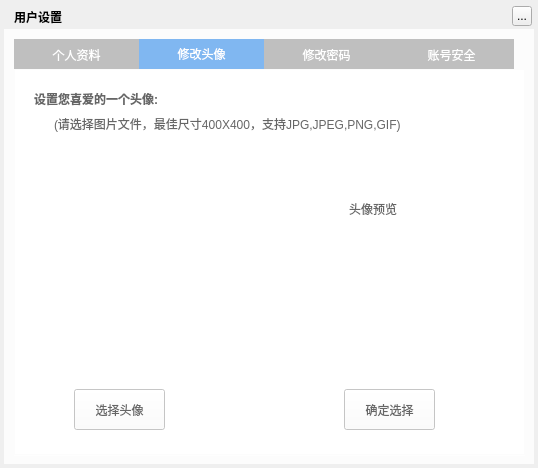
<?xml version="1.0" encoding="UTF-8"?>
<ui version="4.0">
 <class>MusicUserRecordWidget</class>
 <widget class="QWidget" name="MusicUserRecordWidget">
  <property name="geometry">
   <rect>
    <x>0</x>
    <y>0</y>
    <width>538</width>
    <height>468</height>
   </rect>
  </property>
  <property name="windowTitle">
   <string>用户设置 </string>
  </property>
  <property name="styleSheet">
   <string notr="true"/>
  </property>
  <widget class="QLabel" name="background">
   <property name="geometry">
    <rect>
     <x>4</x>
     <y>4</y>
     <width>530</width>
     <height>460</height>
    </rect>
   </property>
   <property name="styleSheet">
    <string notr="true"/>
   </property>
   <property name="text">
    <string/>
   </property>
  </widget>
  <widget class="QLabel" name="topTitleName">
   <property name="geometry">
    <rect>
     <x>14</x>
     <y>4</y>
     <width>221</width>
     <height>25</height>
    </rect>
   </property>
   <property name="styleSheet">
    <string notr="true">color:&quot;#FFFFFF&quot;;font-weight:bold</string>
   </property>
   <property name="text">
    <string>用户设置 </string>
   </property>
  </widget>
  <widget class="QToolButton" name="topTitleCloseButton">
   <property name="geometry">
    <rect>
     <x>512</x>
     <y>6</y>
     <width>20</width>
     <height>20</height>
    </rect>
   </property>
   <property name="text">
    <string>...</string>
   </property>
  </widget>
  <widget class="QWidget" name="backgroundMask" native="true">
   <property name="geometry">
    <rect>
     <x>4</x>
     <y>29</y>
     <width>530</width>
     <height>435</height>
    </rect>
   </property>
   <property name="styleSheet">
    <string notr="true">background:rgba(255,255,255,200)</string>
   </property>
   <widget class="QTabWidget" name="tabWidget">
    <property name="geometry">
     <rect>
      <x>10</x>
      <y>10</y>
      <width>511</width>
      <height>417</height>
     </rect>
    </property>
    <property name="styleSheet">
     <string notr="true">QTabWidget{
    border:none;
}
QTabBar::tab {
	height:30px;
	width:125px;
    background-color: #BFBFBF;
    color: white;
}
QTabBar::tab:selected {
    background-color: #80B7F1;
    color: white
}</string>
    </property>
    <property name="currentIndex">
     <number>1</number>
    </property>
    <widget class="QWidget" name="tab">
     <property name="styleSheet">
      <string notr="true">color:#666666;</string>
     </property>
     <attribute name="title">
      <string>个人资料</string>
     </attribute>
     <widget class="QLabel" name="label_F">
      <property name="geometry">
       <rect>
        <x>30</x>
        <y>110</y>
        <width>50</width>
        <height>20</height>
       </rect>
      </property>
      <property name="styleSheet">
       <string notr="true"/>
      </property>
      <property name="text">
       <string>积分:</string>
      </property>
      <property name="alignment">
       <set>Qt::AlignRight|Qt::AlignTrailing|Qt::AlignVCenter</set>
      </property>
     </widget>
     <widget class="QLabel" name="userTimeLabel_F">
      <property name="geometry">
       <rect>
        <x>90</x>
        <y>110</y>
        <width>261</width>
        <height>21</height>
       </rect>
      </property>
      <property name="text">
       <string/>
      </property>
     </widget>
     <widget class="QLabel" name="label_2F">
      <property name="geometry">
       <rect>
        <x>30</x>
        <y>70</y>
        <width>50</width>
        <height>20</height>
       </rect>
      </property>
      <property name="text">
       <string>ID:</string>
      </property>
      <property name="alignment">
       <set>Qt::AlignRight|Qt::AlignTrailing|Qt::AlignVCenter</set>
      </property>
     </widget>
     <widget class="QLabel" name="userIDLabel_F">
      <property name="geometry">
       <rect>
        <x>90</x>
        <y>70</y>
        <width>261</width>
        <height>21</height>
       </rect>
      </property>
      <property name="text">
       <string/>
      </property>
     </widget>
     <widget class="QLabel" name="label_3F">
      <property name="geometry">
       <rect>
        <x>30</x>
        <y>30</y>
        <width>50</width>
        <height>20</height>
       </rect>
      </property>
      <property name="text">
       <string>昵称:</string>
      </property>
      <property name="alignment">
       <set>Qt::AlignRight|Qt::AlignTrailing|Qt::AlignVCenter</set>
      </property>
     </widget>
     <widget class="QLabel" name="label_4F">
      <property name="geometry">
       <rect>
        <x>30</x>
        <y>150</y>
        <width>50</width>
        <height>20</height>
       </rect>
      </property>
      <property name="text">
       <string>性别:</string>
      </property>
      <property name="alignment">
       <set>Qt::AlignRight|Qt::AlignTrailing|Qt::AlignVCenter</set>
      </property>
     </widget>
     <widget class="QLabel" name="label_5F">
      <property name="geometry">
       <rect>
        <x>30</x>
        <y>190</y>
        <width>50</width>
        <height>20</height>
       </rect>
      </property>
      <property name="text">
       <string>生日:</string>
      </property>
      <property name="alignment">
       <set>Qt::AlignRight|Qt::AlignTrailing|Qt::AlignVCenter</set>
      </property>
     </widget>
     <widget class="QLabel" name="label_6F">
      <property name="geometry">
       <rect>
        <x>30</x>
        <y>230</y>
        <width>50</width>
        <height>20</height>
       </rect>
      </property>
      <property name="text">
       <string>城市:</string>
      </property>
      <property name="alignment">
       <set>Qt::AlignRight|Qt::AlignTrailing|Qt::AlignVCenter</set>
      </property>
     </widget>
     <widget class="QLabel" name="label_7F">
      <property name="geometry">
       <rect>
        <x>30</x>
        <y>270</y>
        <width>50</width>
        <height>20</height>
       </rect>
      </property>
      <property name="text">
       <string>签名:</string>
      </property>
      <property name="alignment">
       <set>Qt::AlignRight|Qt::AlignTrailing|Qt::AlignVCenter</set>
      </property>
     </widget>
     <widget class="QPushButton" name="confirmButton_F">
      <property name="geometry">
       <rect>
        <x>390</x>
        <y>330</y>
        <width>91</width>
        <height>41</height>
       </rect>
      </property>
      <property name="cursor">
       <cursorShape>PointingHandCursor</cursorShape>
      </property>
      <property name="text">
       <string>保存</string>
      </property>
     </widget>
     <widget class="QLineEdit" name="nicknameEdit">
      <property name="geometry">
       <rect>
        <x>90</x>
        <y>30</y>
        <width>211</width>
        <height>25</height>
       </rect>
      </property>
     </widget>
     <widget class="QRadioButton" name="maleRadioButton_F">
      <property name="geometry">
       <rect>
        <x>90</x>
        <y>153</y>
        <width>50</width>
        <height>15</height>
       </rect>
      </property>
      <property name="text">
       <string>男</string>
      </property>
     </widget>
     <widget class="QRadioButton" name="femaleRadioButton_F">
      <property name="geometry">
       <rect>
        <x>145</x>
        <y>153</y>
        <width>60</width>
        <height>15</height>
       </rect>
      </property>
      <property name="text">
       <string>女</string>
      </property>
     </widget>
     <widget class="QDateEdit" name="birthDateEdit_F">
      <property name="geometry">
       <rect>
        <x>89</x>
        <y>190</y>
        <width>121</width>
        <height>22</height>
       </rect>
      </property>
     </widget>
     <widget class="QComboBox" name="cityComboBox_F">
      <property name="geometry">
       <rect>
        <x>90</x>
        <y>230</y>
        <width>110</width>
        <height>22</height>
       </rect>
      </property>
     </widget>
     <widget class="QComboBox" name="countryComboBox_F">
      <property name="geometry">
       <rect>
        <x>220</x>
        <y>230</y>
        <width>111</width>
        <height>22</height>
       </rect>
      </property>
     </widget>
     <widget class="QTextEdit" name="signatureEdit_F">
      <property name="geometry">
       <rect>
        <x>90</x>
        <y>270</y>
        <width>261</width>
        <height>101</height>
       </rect>
      </property>
     </widget>
    </widget>
    <widget class="QWidget" name="tab_2">
     <property name="styleSheet">
      <string notr="true">color:#666666;</string>
     </property>
     <attribute name="title">
      <string>修改头像</string>
     </attribute>
     <widget class="QLabel" name="label_S">
      <property name="geometry">
       <rect>
        <x>20</x>
        <y>20</y>
        <width>241</width>
        <height>20</height>
       </rect>
      </property>
      <property name="styleSheet">
       <string notr="true">font-weight:bold</string>
      </property>
      <property name="text">
       <string>设置您喜爱的一个头像:</string>
      </property>
     </widget>
     <widget class="QLabel" name="label_2S">
      <property name="geometry">
       <rect>
        <x>40</x>
        <y>45</y>
        <width>461</width>
        <height>20</height>
       </rect>
      </property>
      <property name="text">
       <string>(请选择图片文件，最佳尺寸400X400，支持JPG,JPEG,PNG,GIF)</string>
      </property>
     </widget>
     <widget class="MusicPhotoGrabLabel" name="bigPixmapLabel_S">
      <property name="geometry">
       <rect>
        <x>50</x>
        <y>100</y>
        <width>200</width>
        <height>200</height>
       </rect>
      </property>
     </widget>
     <widget class="QLabel" name="smlPixmapLabel_S">
      <property name="geometry">
       <rect>
        <x>320</x>
        <y>160</y>
        <width>100</width>
        <height>100</height>
       </rect>
      </property>
      <property name="text">
       <string/>
      </property>
     </widget>
     <widget class="QLabel" name="label_5S">
      <property name="geometry">
       <rect>
        <x>335</x>
        <y>130</y>
        <width>60</width>
        <height>20</height>
       </rect>
      </property>
      <property name="text">
       <string>头像预览</string>
      </property>
     </widget>
     <widget class="QPushButton" name="openFileButton_S">
      <property name="geometry">
       <rect>
        <x>60</x>
        <y>320</y>
        <width>91</width>
        <height>41</height>
       </rect>
      </property>
      <property name="cursor">
       <cursorShape>PointingHandCursor</cursorShape>
      </property>
      <property name="text">
       <string>选择头像</string>
      </property>
     </widget>
     <widget class="QPushButton" name="saveFileButton_S">
      <property name="geometry">
       <rect>
        <x>330</x>
        <y>320</y>
        <width>91</width>
        <height>41</height>
       </rect>
      </property>
      <property name="cursor">
       <cursorShape>PointingHandCursor</cursorShape>
      </property>
      <property name="text">
       <string>确定选择</string>
      </property>
     </widget>
    </widget>
    <widget class="QWidget" name="tab_3">
     <property name="styleSheet">
      <string notr="true"/>
     </property>
     <attribute name="title">
      <string>修改密码</string>
     </attribute>
     <widget class="QLabel" name="label_T">
      <property name="geometry">
       <rect>
        <x>50</x>
        <y>50</y>
        <width>50</width>
        <height>20</height>
       </rect>
      </property>
      <property name="text">
       <string>&lt;font color=&quot;#FF0000&quot;&gt;*&lt;/font&gt;原密码:</string>
      </property>
      <property name="alignment">
       <set>Qt::AlignRight|Qt::AlignTrailing|Qt::AlignVCenter</set>
      </property>
     </widget>
     <widget class="MusicUserLineEdit" name="originPwdEdit_T">
      <property name="geometry">
       <rect>
        <x>110</x>
        <y>50</y>
        <width>211</width>
        <height>25</height>
       </rect>
      </property>
      <property name="echoMode">
       <enum>QLineEdit::Password</enum>
      </property>
     </widget>
     <widget class="QLabel" name="label_2T">
      <property name="geometry">
       <rect>
        <x>50</x>
        <y>100</y>
        <width>50</width>
        <height>20</height>
       </rect>
      </property>
      <property name="text">
       <string>&lt;font color=&quot;#FF0000&quot;&gt;*&lt;/font&gt;新密码:</string>
      </property>
      <property name="alignment">
       <set>Qt::AlignRight|Qt::AlignTrailing|Qt::AlignVCenter</set>
      </property>
     </widget>
     <widget class="MusicUserLineEdit" name="newPwdEdit_T">
      <property name="geometry">
       <rect>
        <x>110</x>
        <y>100</y>
        <width>211</width>
        <height>25</height>
       </rect>
      </property>
      <property name="echoMode">
       <enum>QLineEdit::Password</enum>
      </property>
     </widget>
     <widget class="QLabel" name="label_3T">
      <property name="geometry">
       <rect>
        <x>40</x>
        <y>170</y>
        <width>61</width>
        <height>20</height>
       </rect>
      </property>
      <property name="text">
       <string>&lt;font color=&quot;#FF0000&quot;&gt;*&lt;/font&gt;确认密码:</string>
      </property>
      <property name="alignment">
       <set>Qt::AlignRight|Qt::AlignTrailing|Qt::AlignVCenter</set>
      </property>
     </widget>
     <widget class="MusicUserLineEdit" name="newCPwdEdit_T">
      <property name="geometry">
       <rect>
        <x>110</x>
        <y>170</y>
        <width>211</width>
        <height>25</height>
       </rect>
      </property>
      <property name="echoMode">
       <enum>QLineEdit::Password</enum>
      </property>
     </widget>
     <widget class="QLineEdit" name="verificationCodeEdit_T">
      <property name="geometry">
       <rect>
        <x>110</x>
        <y>215</y>
        <width>81</width>
        <height>31</height>
       </rect>
      </property>
     </widget>
     <widget class="QLabel" name="label_4T">
      <property name="geometry">
       <rect>
        <x>50</x>
        <y>220</y>
        <width>50</width>
        <height>20</height>
       </rect>
      </property>
      <property name="text">
       <string>&lt;font color=&quot;#FF0000&quot;&gt;*&lt;/font&gt;验证码:</string>
      </property>
      <property name="alignment">
       <set>Qt::AlignRight|Qt::AlignTrailing|Qt::AlignVCenter</set>
      </property>
     </widget>
     <widget class="QPushButton" name="confirmButton_T">
      <property name="geometry">
       <rect>
        <x>110</x>
        <y>285</y>
        <width>91</width>
        <height>41</height>
       </rect>
      </property>
      <property name="cursor">
       <cursorShape>PointingHandCursor</cursorShape>
      </property>
      <property name="text">
       <string>保存</string>
      </property>
     </widget>
     <widget class="QLabel" name="label_5T">
      <property name="geometry">
       <rect>
        <x>110</x>
        <y>140</y>
        <width>72</width>
        <height>20</height>
       </rect>
      </property>
      <property name="text">
       <string>密码强度：弱</string>
      </property>
      <property name="alignment">
       <set>Qt::AlignRight|Qt::AlignTrailing|Qt::AlignVCenter</set>
      </property>
     </widget>
     <widget class="QLabel" name="label_6T">
      <property name="geometry">
       <rect>
        <x>305</x>
        <y>140</y>
        <width>15</width>
        <height>20</height>
       </rect>
      </property>
      <property name="text">
       <string>强</string>
      </property>
      <property name="alignment">
       <set>Qt::AlignRight|Qt::AlignTrailing|Qt::AlignVCenter</set>
      </property>
     </widget>
     <widget class="QLabel" name="pwdStrengthT1">
      <property name="geometry">
       <rect>
        <x>185</x>
        <y>145</y>
        <width>35</width>
        <height>10</height>
       </rect>
      </property>
      <property name="styleSheet">
       <string notr="true">background:#BFBFBF;</string>
      </property>
      <property name="text">
       <string/>
      </property>
      <property name="alignment">
       <set>Qt::AlignRight|Qt::AlignTrailing|Qt::AlignVCenter</set>
      </property>
     </widget>
     <widget class="QLabel" name="pwdStrengthT2">
      <property name="geometry">
       <rect>
        <x>227</x>
        <y>145</y>
        <width>35</width>
        <height>10</height>
       </rect>
      </property>
      <property name="styleSheet">
       <string notr="true">background:#BFBFBF;</string>
      </property>
      <property name="text">
       <string/>
      </property>
      <property name="alignment">
       <set>Qt::AlignRight|Qt::AlignTrailing|Qt::AlignVCenter</set>
      </property>
     </widget>
     <widget class="QLabel" name="pwdStrengthT3">
      <property name="geometry">
       <rect>
        <x>270</x>
        <y>145</y>
        <width>35</width>
        <height>10</height>
       </rect>
      </property>
      <property name="styleSheet">
       <string notr="true">background:#BFBFBF;</string>
      </property>
      <property name="text">
       <string/>
      </property>
      <property name="alignment">
       <set>Qt::AlignRight|Qt::AlignTrailing|Qt::AlignVCenter</set>
      </property>
     </widget>
     <widget class="QLabel" name="labelRighT1">
      <property name="geometry">
       <rect>
        <x>330</x>
        <y>53</y>
        <width>20</width>
        <height>20</height>
       </rect>
      </property>
      <property name="styleSheet">
       <string notr="true">image:url(:/tiny/lb_right)</string>
      </property>
      <property name="text">
       <string/>
      </property>
     </widget>
     <widget class="QLabel" name="labelRighT2">
      <property name="geometry">
       <rect>
        <x>330</x>
        <y>103</y>
        <width>20</width>
        <height>20</height>
       </rect>
      </property>
      <property name="styleSheet">
       <string notr="true">image:url(:/tiny/lb_right)</string>
      </property>
      <property name="text">
       <string/>
      </property>
     </widget>
     <widget class="QLabel" name="labelRighT3">
      <property name="geometry">
       <rect>
        <x>330</x>
        <y>173</y>
        <width>20</width>
        <height>20</height>
       </rect>
      </property>
      <property name="styleSheet">
       <string notr="true">image:url(:/tiny/lb_right)</string>
      </property>
      <property name="text">
       <string/>
      </property>
     </widget>
     <widget class="MusicCodeArea" name="verificationCode">
      <property name="geometry">
       <rect>
        <x>220</x>
        <y>215</y>
        <width>91</width>
        <height>31</height>
       </rect>
      </property>
     </widget>
    </widget>
    <widget class="QWidget" name="tab_4">
     <property name="styleSheet">
      <string notr="true">
	color:#666666;</string>
     </property>
     <attribute name="title">
      <string>账号安全</string>
     </attribute>
     <widget class="QLabel" name="label_FF1">
      <property name="geometry">
       <rect>
        <x>50</x>
        <y>20</y>
        <width>415</width>
        <height>31</height>
       </rect>
      </property>
      <property name="text">
       <string>&lt;font size=5&gt;&lt;b&gt;安全邮箱&lt;/b&gt;&lt;/font&gt;（安全邮箱可用于找回密码，验证后还可以作为登录邮箱）</string>
      </property>
     </widget>
     <widget class="Line" name="line_FF">
      <property name="geometry">
       <rect>
        <x>40</x>
        <y>115</y>
        <width>420</width>
        <height>3</height>
       </rect>
      </property>
      <property name="orientation">
       <enum>Qt::Horizontal</enum>
      </property>
     </widget>
     <widget class="Line" name="line_FF2">
      <property name="geometry">
       <rect>
        <x>40</x>
        <y>225</y>
        <width>420</width>
        <height>3</height>
       </rect>
      </property>
      <property name="orientation">
       <enum>Qt::Horizontal</enum>
      </property>
     </widget>
     <widget class="QLabel" name="label_FF2">
      <property name="geometry">
       <rect>
        <x>50</x>
        <y>130</y>
        <width>415</width>
        <height>31</height>
       </rect>
      </property>
      <property name="text">
       <string>&lt;font size=5&gt;&lt;b&gt;安全手机&lt;/b&gt;&lt;/font&gt;（安全手机可用于找回密码，验证后还可以作为登录手机）</string>
      </property>
     </widget>
     <widget class="Line" name="line_FF3">
      <property name="geometry">
       <rect>
        <x>40</x>
        <y>335</y>
        <width>420</width>
        <height>3</height>
       </rect>
      </property>
      <property name="orientation">
       <enum>Qt::Horizontal</enum>
      </property>
     </widget>
     <widget class="QLabel" name="label_FF3">
      <property name="geometry">
       <rect>
        <x>50</x>
        <y>240</y>
        <width>415</width>
        <height>31</height>
       </rect>
      </property>
      <property name="styleSheet">
       <string notr="true"/>
      </property>
      <property name="text">
       <string>&lt;font size=5&gt;&lt;b&gt;安全问题&lt;/b&gt;&lt;/font&gt;（忘记密码时，通过安全问题重新设置密码）</string>
      </property>
     </widget>
     <widget class="QLabel" name="label_FF4">
      <property name="geometry">
       <rect>
        <x>60</x>
        <y>70</y>
        <width>161</width>
        <height>20</height>
       </rect>
      </property>
      <property name="styleSheet">
       <string notr="true">color:#80B7F1;font-size:15px;font-weight:bold</string>
      </property>
      <property name="text">
       <string>g******ky@163.com</string>
      </property>
     </widget>
     <widget class="QLabel" name="label_FF6">
      <property name="geometry">
       <rect>
        <x>60</x>
        <y>180</y>
        <width>111</width>
        <height>20</height>
       </rect>
      </property>
      <property name="styleSheet">
       <string notr="true">color:#80B7F1;font-size:15px;font-weight:bold</string>
      </property>
      <property name="text">
       <string>159******49</string>
      </property>
     </widget>
     <widget class="QLabel" name="label_FF5">
      <property name="geometry">
       <rect>
        <x>360</x>
        <y>70</y>
        <width>90</width>
        <height>20</height>
       </rect>
      </property>
      <property name="text">
       <string>状态:&lt;font color=&quot;#000000&quot; size=4 &gt;&lt;b&gt;已验证&lt;/b&gt;&lt;/font&gt;</string>
      </property>
     </widget>
     <widget class="QLabel" name="label_FF7">
      <property name="geometry">
       <rect>
        <x>360</x>
        <y>180</y>
        <width>90</width>
        <height>20</height>
       </rect>
      </property>
      <property name="text">
       <string>状态:&lt;font color=&quot;#000000&quot; size=4 &gt;&lt;b&gt;已验证&lt;/b&gt;&lt;/font&gt;</string>
      </property>
     </widget>
     <widget class="QLabel" name="label_FF8">
      <property name="geometry">
       <rect>
        <x>360</x>
        <y>285</y>
        <width>90</width>
        <height>20</height>
       </rect>
      </property>
      <property name="text">
       <string>状态:&lt;font color=&quot;#000000&quot; size=4 &gt;&lt;b&gt;已设置&lt;/b&gt;&lt;/font&gt;</string>
      </property>
     </widget>
    </widget>
   </widget>
  </widget>
  <zorder>background</zorder>
  <zorder>backgroundMask</zorder>
  <zorder>topTitleName</zorder>
  <zorder>topTitleCloseButton</zorder>
 </widget>
 <customwidgets>
  <customwidget>
   <class>MusicUserLineEdit</class>
   <extends>QLineEdit</extends>
   <header>musicuserlineedit.h</header>
   <container>1</container>
  </customwidget>
  <customwidget>
   <class>MusicCodeArea</class>
   <extends>QLabel</extends>
   <header>musiccodearea.h</header>
   <container>1</container>
  </customwidget>
  <customwidget>
   <class>MusicPhotoGrabLabel</class>
   <extends>QWidget</extends>
   <header>musicphotograblabel.h</header>
   <container>1</container>
  </customwidget>
 </customwidgets>
 <resources/>
 <connections/>
</ui>
